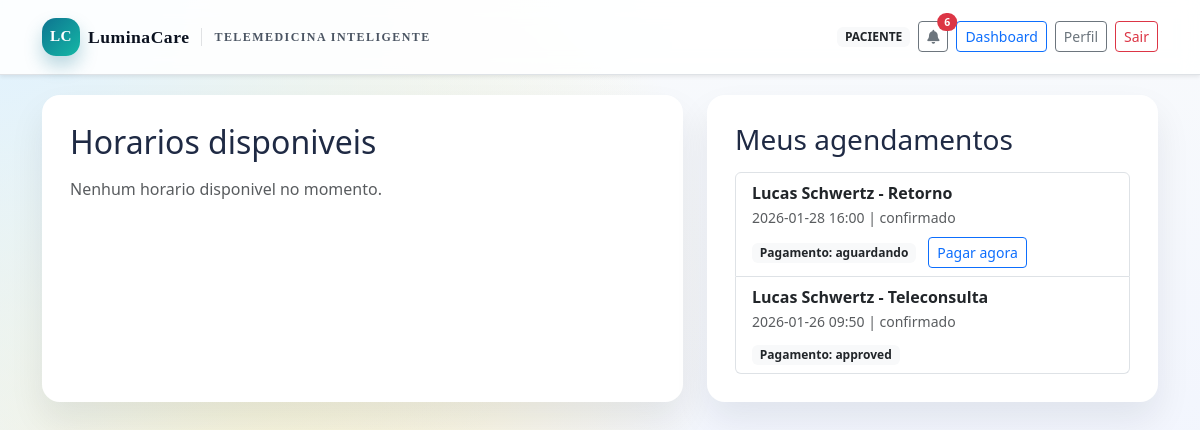
The app's page /agenda/paciente (signed in) with its own data.
### tables this page shows
CREATE TABLE appointments (
            id INTEGER PRIMARY KEY AUTOINCREMENT,
            doctor_name TEXT NOT NULL,
            patient_name TEXT NOT NULL,
            date TEXT NOT NULL,
            time TEXT NOT NULL,
            tipo TEXT NOT NULL,
            status TEXT NOT NULL DEFAULT 'agendado',
            created_at TEXT NOT NULL DEFAULT CURRENT_TIMESTAMP
        , pago INTEGER NOT NULL DEFAULT 0, payment_status TEXT, payment_link TEXT, payment_provider TEXT, payment_external_id TEXT, company_id INTEGER);

### app/routes/agenda_routes.py (the view, shortened to what this page needs)
@agenda_bp.route("/agenda/paciente", methods=["GET", "POST"])
def agenda_paciente():
    if normalize_role(session.get("user_role", "")) != "paciente":
        return redirect(url_for("auth.login"))
    db = get_db()
    horarios = db.execute(
        """
        SELECT id, doctor_name, date, time, tipo
        FROM availability
        WHERE (company_id IS NULL OR company_id = ?)
        ORDER BY date, time
        """,
        (current_company_id(),),
    ).fetchall()
    agendamentos = db.execute(
        """
        SELECT id, doctor_name, date, time, tipo, status, pago, payment_status
        FROM appointments
        WHERE patient_name = ? AND (company_id IS NULL OR company_id = ?)
        ORDER BY date DESC, time DESC
        """,
        (session.get("user_name"), current_company_id()),
    ).fetchall()
    return render_template(
        "agenda_paciente.html",
        horarios=horarios,
        agendamentos=agendamentos,
    )

### app/__init__.py (called while the page is built, shortened)
def _register_context(app):
    @app.context_processor
    def inject_notifications():
        if "user_email" not in session:
            return {}
        db = get_db()
        try:
            unread = db.execute(
                "SELECT COUNT(*) FROM notifications WHERE user_email = ? AND is_read = 0",
                (session["user_email"],),
            ).fetchone()[0]
        except Exception:
            unread = 0
        master_email = current_app.config.get("MASTER_ADMIN_EMAIL", "")
        return {
            "notifications_unread": unread,
            "company_name": current_company_name(),
            "is_master_admin": session.get("user_email") == master_email if master_email else False,
        }

def _register_tenant(app):
    @app.before_request
    def load_company():
        host = request.host.split(":")[0]
        parts = host.split(".")
        subdomain = None
        if len(parts) >= 3 and host.endswith("luminacare.local"):
            subdomain = parts[0]
        if not subdomain:
            g.company_id = None
            g.company_name = None
            return

### app/db.py (called while the page is built)
def get_db():
    if "db" not in g:
        db_path = current_app.config["DB_PATH"]
        conn = sqlite3.connect(db_path)
        conn.row_factory = sqlite3.Row
        g.db = conn
    return g.db

### app/tenant.py (called while the page is built)
def current_company_id():
    return session.get("company_id") or getattr(g, "company_id", None)

def current_company_name():
    return session.get("company_name") or getattr(g, "company_name", None)

### app/utils.py (called while the page is built)
def _normalize_text(value):
    if not value:
        return ""
    normalized = unicodedata.normalize("NFKD", value)
    return "".join(ch for ch in normalized if not unicodedata.combining(ch))

def normalize_role(value):
    normalized = _normalize_text(value).strip().lower()
    if normalized in {
        "clinica/admin",
        "clinica",
        "admin",
        "cl\u00c3\u00adnica/admin",
    }:
        return "clinica"
    if normalized in {"medico", "m\u00c3\u00a9dico"}:
        return "medico"
    if normalized in {"paciente"}:
        return "paciente"
    return normalized

### app/templates/agenda_paciente.html (shortened to what this page needs)
{% extends 'base.html' %}
{% block content %}
<div class="row g-4">
  <div class="col-lg-7">
    <div class="section-card fade-up">
      <h2 class="mb-3">Horarios disponiveis</h2>
      {% if horarios %}
        <form method="POST" class="list-group">
          {% for h in horarios %}
            <label class="list-group-item d-flex justify-content-between align-items-center">
              <div>
                <div class="fw-semibold">{{ h['doctor_name'] }} - {{ h['tipo'] }}</div>
                <small class="text-muted">{{ h['date'] }} {{ h['time'] }}</small>
              </div>
              <input type="radio" name="slot_id" value="{{ h['id'] }}">
            </label>
          {% endfor %}
          <div class="mt-3 d-flex justify-content-end">
            <button type="submit" class="btn btn-primary">Agendar consulta</button>
          </div>
        </form>
      {% else %}
        <p class="text-muted mb-0">Nenhum horario disponivel no momento.</p>
      {% endif %}
    </div>
  </div>
  <div class="col-lg-5">
    <div class="section-card fade-up">
      <h3 class="mb-3">Meus agendamentos</h3>
      {% if agendamentos %}
        <div class="list-group">
          {% for a in agendamentos %}
            <div class="list-group-item">
              <div class="fw-semibold">{{ a['doctor_name'] }} - {{ a['tipo'] }}</div>
              <small class="text-muted">{{ a['date'] }} {{ a['time'] }} | {{ a['status'] }}</small>
              {% if a['status'] == 'confirmado' %}
                <div class="mt-2">
                  <span class="badge bg-light text-dark">Pagamento: {{ a['payment_status'] or 'aguardando' }}</span>
                  {% if not a['pago'] %}
                    <a href="{{ url_for('pagamento.pagar_consulta', appointment_id=a['id']) }}" class="btn btn-outline-primary btn-sm ms-2">
                      Pagar agora
                    </a>
                  {% endif %}
                </div>
              {% endif %}
            </div>
          {% endfor %}
        </div>
      {% else %}
        <p class="text-muted mb-0">Nenhum agendamento ainda.</p>
      {% endif %}
    </div>
  </div>
</div>
{% endblock %}

### app/static/css/styles.css (style rules this page uses)
:root { --ink-900: #0b1220; --ink-700: #1f2a44; --ink-500: #4b5563; --surface-100: #f8fafc; --surface-200: #eef2ff; --primary-600: #0e7490; --primary-500: #0891b2; --accent-500: #f59e0b; --success-500: #22c55e; --danger-500: #ef4444; --card-shadow: 0 20px 45px rgba(15, 23, 42, 0.12); }
body.app-body { font-family: "Sora", "Segoe UI", sans-serif; color: var(--ink-700); background: radial-gradient(circle at top left, #e0f2fe, transparent 45%), radial-gradient(circle at 20% 40%, #fef3c7, transparent 45%), linear-gradient(180deg, #f8fafc 0%, #eef2ff 100%); min-height: 100vh; }
.section-card { background: #ffffff; border-radius: 18px; box-shadow: 0 18px 35px rgba(15, 23, 42, 0.08); padding: 1.75rem; height: 100%; }
.fade-up { animation: fadeUp 0.5s ease both; }

### records on screen
appointments: doctor_name "Lucas Schwertz", tipo "Retorno", date "2026-01-28", time "16:00", status "confirmado", a "aguardando"
appointments: doctor_name "Lucas Schwertz", tipo "Teleconsulta", date "2026-01-26", time "09:50", status "confirmado", payment_status "approved"

### other values on screen
{{ session.get('user_role', 'usuario') }} "PACIENTE"
{{ notifications_unread }} "6"
